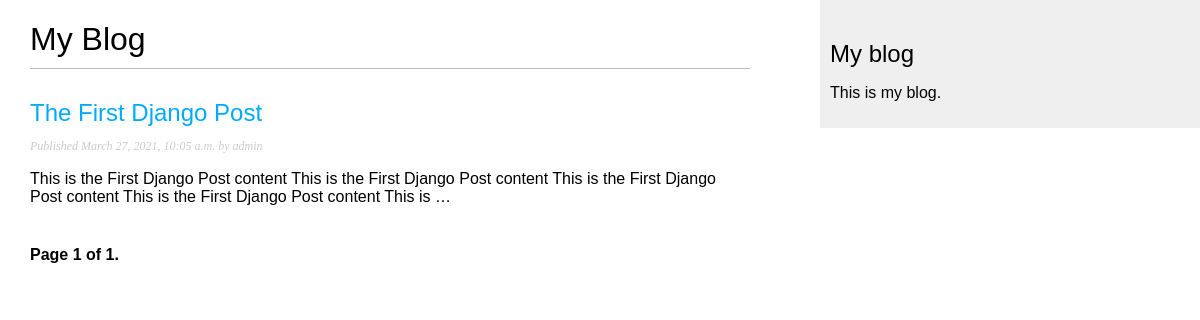
Screenshot of /blog/ with the database file from the repository.
### blog/models.py (models this page shows, shortened)
class Post(models.Model):
    STATUS_CHOICES = (
        ('draft', 'Draft'),
        ('published', 'Published'),
    )
    title = models.CharField(max_length=250)
    slug = models.SlugField(max_length=250, unique_for_date='publish')
    author = models.ForeignKey(User, on_delete=models.CASCADE, related_name='blog_posts')
    body = models.TextField()
    publish = models.DateTimeField(default=timezone.now)
    created = models.DateTimeField(auto_now_add=True)
    updated = models.DateTimeField(auto_now=True)
    status = models.CharField(max_length=10, choices=STATUS_CHOICES, default='draft')
    objects = models.Manager()
    published = PublishedManager()
    def get_absolute_url(self):
        return reverse('blog:post_detail',
                       args=[self.publish.year,
                             self.publish.month,
                             self.publish.day,
                             self.slug])
    class Meta:
        ordering = ('-publish', )

### blog/views.py (the view)
# urls.py: path('', views.PostListView.as_view(), name='post_list'),
class PostListView(ListView):
    queryset = Post.published.all()
    context_object_name = 'posts'
    paginate_by = 3
    template_name = 'blog/post/list.html'

### blog/templates/blog/post/list.html (shortened to what this page needs)
{% extends "blog/base.html" %}
{% block content %}
    <h1>My Blog</h1>
    {% for post in posts %}
        <h2>
            <a href="{{ post.get_absolute_url }}">
                {{ post.title }}
            </a>
        </h2>
    <p class="date">
     Published {{ post.publish }} by {{ post.author }}
    </p>
    {{ post.body | truncatewords:30 | linebreaks }}
    {% endfor %}
    {% include "pagination.html" with page=page_obj %}
{% endblock %}

### blog/templates/blog/base.html (shortened to what this page needs)
{% load static %}
<!DOCTYPE html>
<html lang="en">
<head>
    <link href="{% static "css/blog.css" %}" rel="stylesheet">
</head>
<body>
    <div id="content">
        {% block content %}
        {% endblock %}
    </div>
    <div id="sidebar">
        <h2>My blog</h2>
            <p>This is my blog.</p>
    </div>
</body>
</html>

### blog/templates/pagination.html (shortened to what this page needs)
<div class="pagination">
  <span class="step-links">
    <span class="current">
      Page {{ page.number }} of {{ page.paginator.num_pages }}.
    </span>
  </span>
</div>

### blog/static/css/blog.css (style rules this page uses)
body { margin:0; padding:0; font-family:helvetica, sans-serif; }
a { color:#00abff; text-decoration:none; }
h1 { font-weight:normal; border-bottom:1px solid #bbb; padding:0 0 10px 0; }
h2 { font-weight:normal; margin:30px 0 0; }
#content { float:left; width:60%; padding:0 0 0 30px; }
#sidebar { float:right; width:30%; padding:10px; background:#efefef; height:100%; }
p.date { color:#ccc; font-family: georgia, serif; font-size: 12px; font-style: italic; }
.pagination { margin:40px 0; font-weight:bold; }

### rows the page displays
Post: title "The First Django Post", publish "March 27, 2021, 10:05 a.m.", author "admin", body "This is the First Django Post content This is the First Django Post content This is the First Django Post content This is the First Django Post content This is …"

### other values shown
{{ page.number }} "1"
{{ page.paginator.num_pages }} "1"
